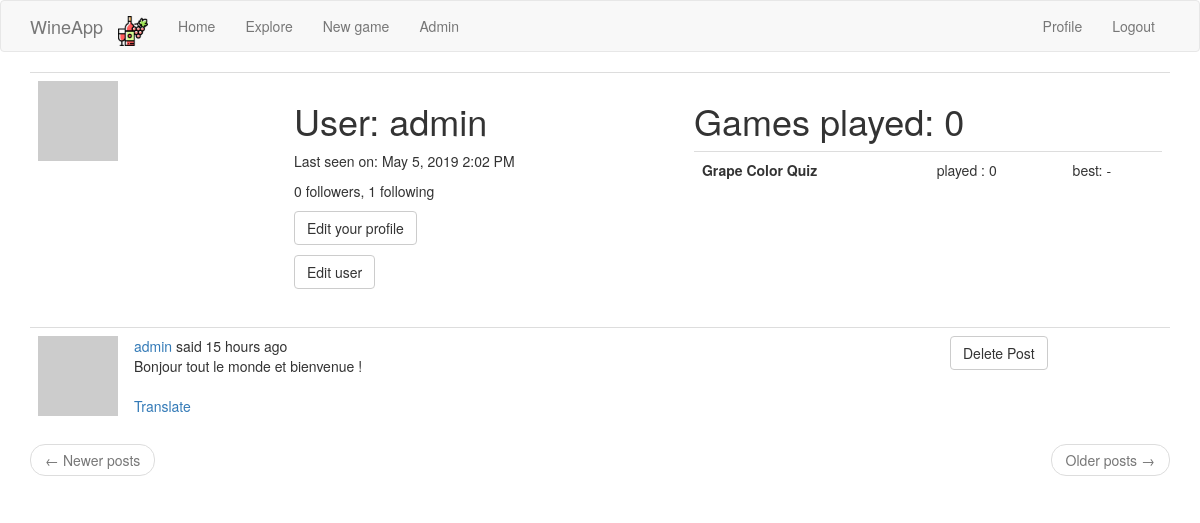
The page /user/admin (signed in) on the database as committed earlier.
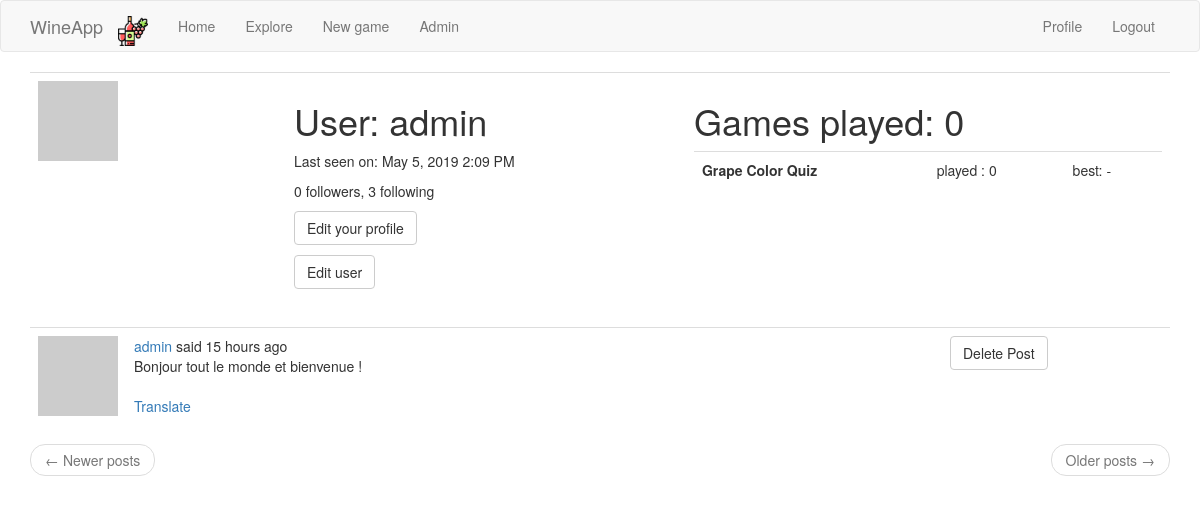
The same page on the database as committed later.
### app/models.py (models this page shows, shortened)
class User(UserMixin, db.Model):
    id = db.Column(db.Integer, primary_key=True)
    username = db.Column(db.String(64), index=True, unique=True)
    email = db.Column(db.String(120), index=True, unique=True)
    password_hash = db.Column(db.String(128))
    posts = db.relationship('Post', backref='author', lazy='dynamic')
    about_me = db.Column(db.String(140))
    last_seen = db.Column(db.DateTime, default=datetime.utcnow)
    followed = db.relationship(
        'User', secondary=followers,
        primaryjoin=(followers.c.follower_id == id),
        secondaryjoin=(followers.c.followed_id == id),
        backref=db.backref('followers', lazy='dynamic'), lazy='dynamic')
    def avatar(self, size):
        digest = md5(self.email.lower().encode('utf-8')).hexdigest()
        return 'https://www.gravatar.com/avatar/{}?d=identicon&s={}'.format(
            digest, size)

class Post(db.Model):
    id = db.Column(db.Integer, primary_key=True)
    body = db.Column(db.String(140))
    timestamp = db.Column(db.DateTime, index=True, default=datetime.utcnow)
    user_id = db.Column(db.Integer, db.ForeignKey('user.id'))
    language = db.Column(db.String(5))

### app/main/routes.py (the view)
@bp.route('/user/<username>')
@login_required
def user(username):
    user_ = User.query.filter_by(username=username).first_or_404()
    summary_per_type, nb_played_games = get_player_stats(user_)
    page = request.args.get('page', 1, type=int)
    posts = user_.posts.order_by(Post.timestamp.desc()).paginate(
        page, current_app.config['POSTS_PER_PAGE'], False)
    next_url = url_for('main.user', username=user_.username,
                       page=posts.next_num) if posts.has_next else None
    prev_url = url_for('main.user', username=user_.username,
                       page=posts.prev_num) if posts.has_prev else None
    return render_template('user.html', user=user_, posts=posts.items,
                           next_url=next_url, prev_url=prev_url, nb_played_games=nb_played_games,
                           games_data=summary_per_type)

### app/main/routes.py (called while the page is built)
@bp.before_app_request
def before_request():
    if current_user.is_authenticated:
        current_user.last_seen = datetime.utcnow()
        db.session.commit()
    g.locale = str(get_locale())

### app/models.py (called while the page is built)
@login.user_loader
def load_user(id):
    return User.query.get(int(id))

def get_player_stats(user_):
    games = Game.query.filter_by(player_id=user_.id).all()
    games_per_type = {}
    for game_type, game_name in current_app.config['GAMES_TO_NAMES'].items():
        games_per_type[(game_type, game_name)] = [game for game in games if game.game_type == game_type]
    summary_per_type = []
    for (game_type, game_name), games in games_per_type.items():
        summary_per_type.append(
            {
                'name': game_name,
                'type': game_type,
                'nb_played': len(games),
                'best': max(games, key=lambda x: x.score).score if len(games) > 0 else '-'
            }
        )
        return summary_per_type, len(games)

### app/templates/user.html (shortened to what this page needs)
{% extends "base.html" %}
{% block app_content %}
<table class="table table-hover">
    <tr>
        <td width="256px"><img src="{{ user.avatar(256) }}"></td>
        <td>
            <h1>{{ _('User') }}: {{ user.username }}</h1>
            {% if user.last_seen %}
            <p>{{ _('Last seen on') }}: {{ moment(user.last_seen).format('LLL') }}</p>
            {% endif %}
            <p>{{ _('%(count)d followers', count=user.followers.count()) }}, {{ _('%(count)d following',
                count=user.followed.count()) }}</p>
            {% if user == current_user %}
            <p><a class="btn btn-default" href="{{ url_for('main.edit_profile') }}">{{ _('Edit your profile') }}</a></p>
            {% elif not current_user.is_following(user) %}
            <p><a class="btn btn-default" href="{{ url_for('main.follow', username=user.username) }}">{{ _('Follow') }}</a></p>
            {% else %}
            <p><a class="btn btn-default" href="{{ url_for('main.unfollow', username=user.username) }}">{{ _('Unfollow') }}</a></p>
            {% endif %}
            {% if current_user.username == 'admin' %}
            <p><a class="btn btn-default" href="{{ url_for('main.edit_user', username=user.username) }}">{{ _('Edit user') }}</a></p>
            {% endif %}
        </td>
        <td>
            <h1>Games played: {{ nb_played_games }}</h1>
            <table class="table table-hover">
                {% for game in games_data %}
                <tr onclick="window.location='{{ url_for('main.quick_new_game', game_type=game.type) }}'">
                    <th>{{ game.name }}</th>
                    <td>played : {{ game.nb_played }}</td>
                    <td>best: {{ game.best }}</td>
                    {% endfor %}
                </tr>
            </table>
        </td>
    </tr>
</table>
{% for post in posts %}
{% include '_post.html' %}
{% endfor %}
<nav aria-label="...">
    <ul class="pager">
        <li class="previous{% if not prev_url %} disabled{% endif %}">
            <a href="{{ prev_url or '#' }}">
                <span aria-hidden="true">&larr;</span> {{ _('Newer posts') }}
            </a>
        </li>
        <li class="next{% if not next_url %} disabled{% endif %}">
            <a href="{{ next_url or '#' }}">
                {{ _('Older posts') }} <span aria-hidden="true">&rarr;</span>
            </a>
        </li>
    </ul>
</nav>
{% endblock %}

### app/templates/base.html (shortened to what this page needs)
{% extends 'bootstrap/base.html' %}
{% block navbar %}
<nav class="navbar navbar-default">
    <div class="container">
        <div class="navbar-header">
            <a class="navbar-brand" href="{{ url_for('main.index') }}">WineApp</a>
        </div>
        <div class="collapse navbar-collapse" id="bs-example-navbar-collapse-1">
            <ul class="nav navbar-nav">
                <li><a href="{{ url_for('main.index') }}" class="navbar-brand">
                    <img src="/static/bottle_red_wine.png" style="height:30px;margin:0px;padding:0px;">
                </a></li>
                <li><a href="{{ url_for('main.index') }}">{{ _('Home') }}</a></li>
                <li class="nav-item dropdown">
                    <a class="nav-link dropdown-toggle" href="#" id="navbarDropdown" role="button"
                       data-toggle="dropdown" aria-haspopup="true" aria-expanded="false">
                        Explore
                    </a>
                </li>
                <li><a href="{{ url_for('main.new_game') }}">{{ _('New game') }}</a></li>
                {% if current_user.username == 'admin' %}
                <li><a href="{{ url_for('main.admin') }}">{{ _('Admin') }}</a></li>
                {% endif %}
            </ul>
            <ul class="nav navbar-nav navbar-right">
                {% if current_user.is_anonymous %}
                <li><a href="{{ url_for('auth.login') }}">{{ _('Login') }}</a></li>
                {% else %}
                <li><a href="{{ url_for('main.user', username=current_user.username) }}">{{ _('Profile') }}</a></li>
                <li><a href="{{ url_for('auth.logout') }}">{{ _('Logout') }}</a></li>
                {% endif %}
            </ul>
        </div>
    </div>
</nav>
{% endblock %}
{% block content %}
<div class="container">
    {% block app_content %}{% endblock %}
</div>
{% endblock %}

### app/templates/_post.html (shortened to what this page needs)
    <table class="table table-hover">
        <tr>
            <td width="70px">
                <a href="{{ url_for('main.user', username=post.author.username) }}">
                    <img src="{{ post.author.avatar(70) }}" />
                </a>
            </td>
            <td>
                {{ _('%(username)s said %(when)s',
                    username=user_link, when=moment(post.timestamp).fromNow()) }}
                <br>
                <span id="post{{ post.id }}">{{ post.body }}</span>
                {% if post.language and post.language != g.locale %}
                <br><br>
                <span id="translation{{ post.id }}">
                    <a href="javascript:translate(
                                '#post{{ post.id }}',
                                '#translation{{ post.id }}',
                                '{{ post.language }}',
                                '{{ g.locale }}');">{{ _('Translate') }}</a>
                </span>
                {% endif %}
            </td>
            {% if current_user.username == 'admin' or current_user.username == post.author.username %}
            <td style="width:20%">
                <a class="btn btn-default" href="{{ url_for('main.delete_post', post_id=post.id) }}">Delete Post</a>
            </td>
            {% endif %}
        </tr>
    </table>

Rows that differ between the two databases and show on the page:
changed User "admin": last_seen "May 5, 2019 2:02 PM" → "May 5, 2019 2:09 PM"
Other text that changed with them:
text no longer shown: "1 following"
text now shown: "3 following"
